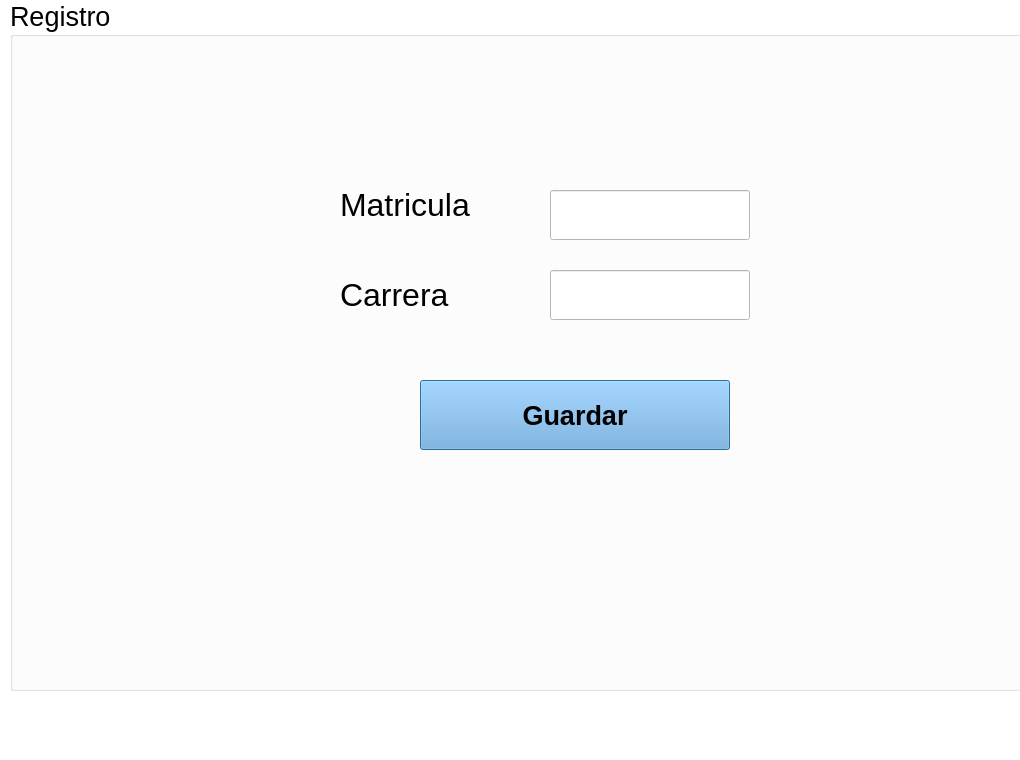
<?xml version="1.0" encoding="UTF-8"?>
<ui version="4.0">
 <class>Dialog</class>
 <widget class="QDialog" name="Dialog">
  <property name="enabled">
   <bool>true</bool>
  </property>
  <property name="geometry">
   <rect>
    <x>0</x>
    <y>0</y>
    <width>1020</width>
    <height>760</height>
   </rect>
  </property>
  <property name="palette">
   <palette>
    <active>
     <colorrole role="Base">
      <brush brushstyle="SolidPattern">
       <color alpha="255">
        <red>255</red>
        <green>255</green>
        <blue>255</blue>
       </color>
      </brush>
     </colorrole>
     <colorrole role="Window">
      <brush brushstyle="SolidPattern">
       <color alpha="255">
        <red>255</red>
        <green>255</green>
        <blue>255</blue>
       </color>
      </brush>
     </colorrole>
    </active>
    <inactive>
     <colorrole role="Base">
      <brush brushstyle="SolidPattern">
       <color alpha="255">
        <red>255</red>
        <green>255</green>
        <blue>255</blue>
       </color>
      </brush>
     </colorrole>
     <colorrole role="Window">
      <brush brushstyle="SolidPattern">
       <color alpha="255">
        <red>255</red>
        <green>255</green>
        <blue>255</blue>
       </color>
      </brush>
     </colorrole>
    </inactive>
    <disabled>
     <colorrole role="Base">
      <brush brushstyle="SolidPattern">
       <color alpha="255">
        <red>255</red>
        <green>255</green>
        <blue>255</blue>
       </color>
      </brush>
     </colorrole>
     <colorrole role="Window">
      <brush brushstyle="SolidPattern">
       <color alpha="255">
        <red>255</red>
        <green>255</green>
        <blue>255</blue>
       </color>
      </brush>
     </colorrole>
    </disabled>
   </palette>
  </property>
  <property name="windowTitle">
   <string>Dialog</string>
  </property>
  <widget class="QGroupBox" name="Registro">
   <property name="geometry">
    <rect>
     <x>10</x>
     <y>0</y>
     <width>1281</width>
     <height>691</height>
    </rect>
   </property>
   <property name="font">
    <font>
     <pointsize>20</pointsize>
     <weight>50</weight>
     <bold>false</bold>
    </font>
   </property>
   <property name="title">
    <string>Registro</string>
   </property>
   <widget class="QLineEdit" name="studentId">
    <property name="geometry">
     <rect>
      <x>540</x>
      <y>190</y>
      <width>200</width>
      <height>50</height>
     </rect>
    </property>
    <property name="font">
     <font>
      <pointsize>24</pointsize>
     </font>
    </property>
   </widget>
   <widget class="QLineEdit" name="carrera">
    <property name="geometry">
     <rect>
      <x>540</x>
      <y>270</y>
      <width>200</width>
      <height>50</height>
     </rect>
    </property>
    <property name="font">
     <font>
      <pointsize>24</pointsize>
     </font>
    </property>
   </widget>
   <widget class="QLabel" name="label">
    <property name="geometry">
     <rect>
      <x>330</x>
      <y>170</y>
      <width>260</width>
      <height>70</height>
     </rect>
    </property>
    <property name="font">
     <font>
      <pointsize>24</pointsize>
     </font>
    </property>
    <property name="text">
     <string>Matricula</string>
    </property>
   </widget>
   <widget class="QLabel" name="label_2">
    <property name="geometry">
     <rect>
      <x>330</x>
      <y>260</y>
      <width>260</width>
      <height>70</height>
     </rect>
    </property>
    <property name="font">
     <font>
      <pointsize>24</pointsize>
     </font>
    </property>
    <property name="text">
     <string>Carrera</string>
    </property>
   </widget>
   <widget class="QLabel" name="mat_error">
    <property name="geometry">
     <rect>
      <x>540</x>
      <y>250</y>
      <width>201</width>
      <height>17</height>
     </rect>
    </property>
    <property name="font">
     <font>
      <pointsize>14</pointsize>
      <weight>75</weight>
      <bold>true</bold>
     </font>
    </property>
    <property name="styleSheet">
     <string notr="true">color: rgb(255, 0, 0);</string>
    </property>
    <property name="text">
     <string/>
    </property>
   </widget>
   <widget class="QLabel" name="car_error">
    <property name="geometry">
     <rect>
      <x>540</x>
      <y>330</y>
      <width>201</width>
      <height>21</height>
     </rect>
    </property>
    <property name="font">
     <font>
      <pointsize>14</pointsize>
      <weight>75</weight>
      <bold>true</bold>
     </font>
    </property>
    <property name="styleSheet">
     <string notr="true">color: rgb(255, 0, 0);</string>
    </property>
    <property name="text">
     <string/>
    </property>
   </widget>
   <widget class="QPushButton" name="registerButton">
    <property name="geometry">
     <rect>
      <x>410</x>
      <y>380</y>
      <width>310</width>
      <height>70</height>
     </rect>
    </property>
    <property name="palette">
     <palette>
      <active>
       <colorrole role="Button">
        <brush brushstyle="SolidPattern">
         <color alpha="255">
          <red>109</red>
          <green>169</green>
          <blue>225</blue>
         </color>
        </brush>
       </colorrole>
       <colorrole role="Midlight">
        <brush brushstyle="SolidPattern">
         <color alpha="255">
          <red>109</red>
          <green>169</green>
          <blue>225</blue>
         </color>
        </brush>
       </colorrole>
       <colorrole role="Base">
        <brush brushstyle="SolidPattern">
         <color alpha="255">
          <red>109</red>
          <green>169</green>
          <blue>225</blue>
         </color>
        </brush>
       </colorrole>
       <colorrole role="Window">
        <brush brushstyle="SolidPattern">
         <color alpha="255">
          <red>109</red>
          <green>169</green>
          <blue>225</blue>
         </color>
        </brush>
       </colorrole>
       <colorrole role="AlternateBase">
        <brush brushstyle="SolidPattern">
         <color alpha="255">
          <red>109</red>
          <green>169</green>
          <blue>225</blue>
         </color>
        </brush>
       </colorrole>
      </active>
      <inactive>
       <colorrole role="Button">
        <brush brushstyle="SolidPattern">
         <color alpha="255">
          <red>109</red>
          <green>169</green>
          <blue>225</blue>
         </color>
        </brush>
       </colorrole>
       <colorrole role="Midlight">
        <brush brushstyle="SolidPattern">
         <color alpha="255">
          <red>109</red>
          <green>169</green>
          <blue>225</blue>
         </color>
        </brush>
       </colorrole>
       <colorrole role="Base">
        <brush brushstyle="SolidPattern">
         <color alpha="255">
          <red>109</red>
          <green>169</green>
          <blue>225</blue>
         </color>
        </brush>
       </colorrole>
       <colorrole role="Window">
        <brush brushstyle="SolidPattern">
         <color alpha="255">
          <red>109</red>
          <green>169</green>
          <blue>225</blue>
         </color>
        </brush>
       </colorrole>
       <colorrole role="AlternateBase">
        <brush brushstyle="SolidPattern">
         <color alpha="255">
          <red>109</red>
          <green>169</green>
          <blue>225</blue>
         </color>
        </brush>
       </colorrole>
      </inactive>
      <disabled>
       <colorrole role="Button">
        <brush brushstyle="SolidPattern">
         <color alpha="255">
          <red>109</red>
          <green>169</green>
          <blue>225</blue>
         </color>
        </brush>
       </colorrole>
       <colorrole role="Midlight">
        <brush brushstyle="SolidPattern">
         <color alpha="255">
          <red>109</red>
          <green>169</green>
          <blue>225</blue>
         </color>
        </brush>
       </colorrole>
       <colorrole role="Base">
        <brush brushstyle="SolidPattern">
         <color alpha="255">
          <red>109</red>
          <green>169</green>
          <blue>225</blue>
         </color>
        </brush>
       </colorrole>
       <colorrole role="Window">
        <brush brushstyle="SolidPattern">
         <color alpha="255">
          <red>109</red>
          <green>169</green>
          <blue>225</blue>
         </color>
        </brush>
       </colorrole>
       <colorrole role="AlternateBase">
        <brush brushstyle="SolidPattern">
         <color alpha="255">
          <red>109</red>
          <green>169</green>
          <blue>225</blue>
         </color>
        </brush>
       </colorrole>
      </disabled>
     </palette>
    </property>
    <property name="font">
     <font>
      <pointsize>20</pointsize>
      <weight>75</weight>
      <bold>true</bold>
     </font>
    </property>
    <property name="styleSheet">
     <string notr="true">background: rgb(109, 169, 225);</string>
    </property>
    <property name="text">
     <string>Guardar</string>
    </property>
   </widget>
  </widget>
 </widget>
 <resources/>
 <connections/>
</ui>
